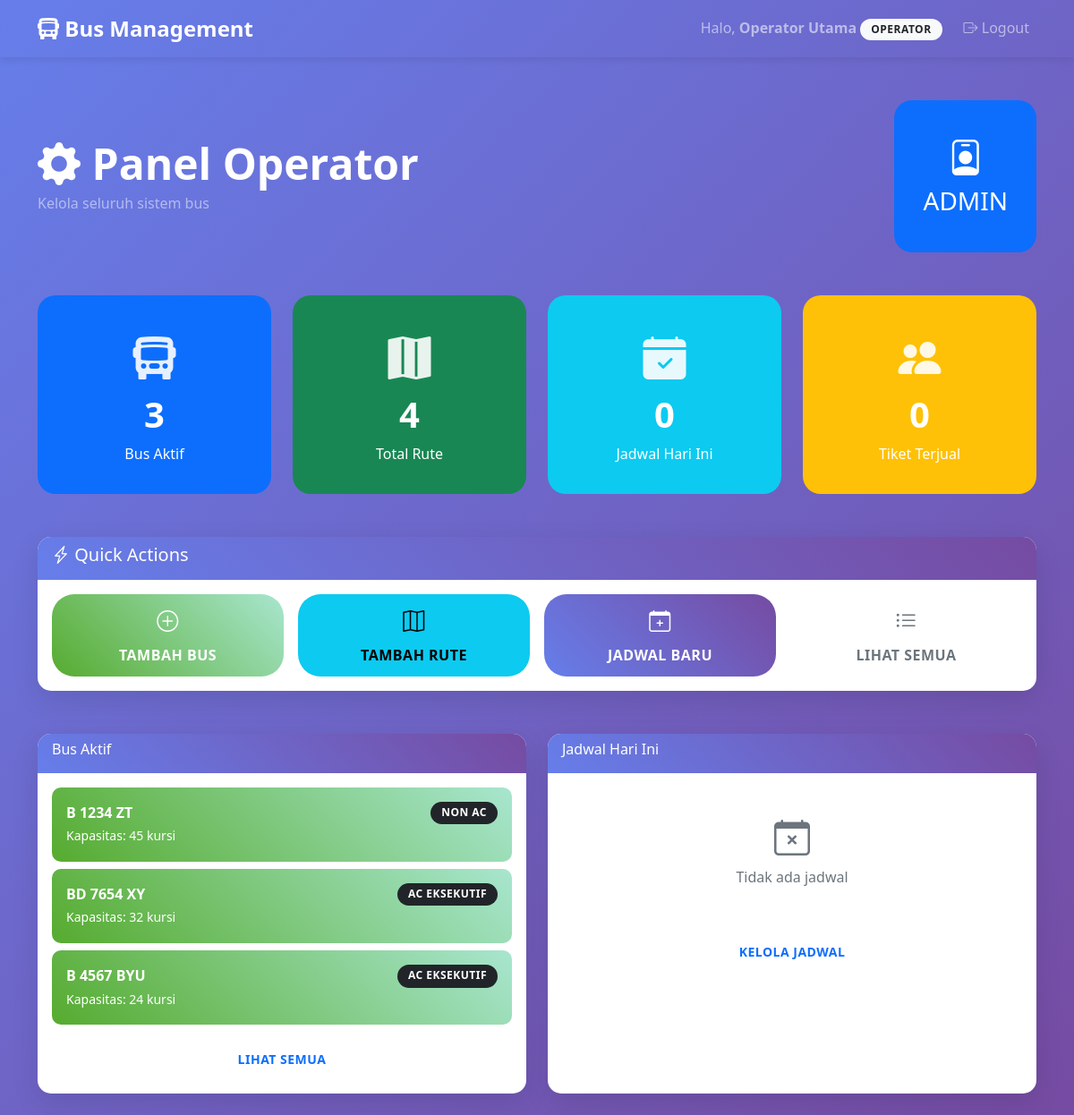
/dashboard.php (signed in), run on the app's committed database.
### tables this page shows
CREATE TABLE `buses` (
  `id` int NOT NULL,
  `nomor_bus` varchar(20) NOT NULL,
  `tipe_bus` varchar(50) DEFAULT NULL,
  `kapasitas` int DEFAULT NULL,
  `status` enum('aktif','maintenance','nonaktif') DEFAULT 'aktif',
  `created_by` int DEFAULT NULL,
  `created_at` timestamp NULL DEFAULT CURRENT_TIMESTAMP
);

### operator/dashboard_operator.php (the view)
<?php require_once(__DIR__ . '/../config.php'); ?>
<div class="row mb-5">
    <div class="col-12">
        <div class="d-flex justify-content-between align-items-center">
            <div>
                <h1 class="display-5 fw-bold text-white mb-1"><i class="bi bi-gear-fill"></i> Panel Operator</h1>
                <p class="text-white-50 mb-0">Kelola seluruh sistem bus</p>
            </div>
            <div class="stats-card bg-primary text-white">
                <i class="bi bi-person-badge fs-1"></i>
                <h3>ADMIN</h3>
            </div>
        </div>
    </div>
</div>
<div class="row g-4 mb-5">
    <div class="col-xl-3 col-md-6">
        <div class="stats-card bg-primary text-white">
            <i class="bi bi-bus-front-fill stats-icon"></i>
            <h3 class="stats-number"><?php
                $stmt = $pdo->query("SELECT COUNT(*) FROM buses WHERE status='aktif'");
                echo $stmt->fetchColumn();
            ?></h3>
            <p class="mb-0">Bus Aktif</p>
        </div>
    </div>
    <div class="col-xl-3 col-md-6">
        <div class="stats-card bg-success text-white">
            <i class="bi bi-map-fill stats-icon"></i>
            <h3 class="stats-number"><?php
                $stmt = $pdo->query("SELECT COUNT(*) FROM routes");
                echo $stmt->fetchColumn();
            ?></h3>
            <p class="mb-0">Total Rute</p>
        </div>
    </div>
    <div class="col-xl-3 col-md-6">
        <div class="stats-card bg-info text-white">
            <i class="bi bi-calendar-check-fill stats-icon"></i>
            <h3 class="stats-number"><?php
                $stmt = $pdo->query("SELECT COUNT(*) FROM schedules WHERE DATE(tanggal)=CURDATE()");
                echo $stmt->fetchColumn();
            ?></h3>
            <p class="mb-0">Jadwal Hari Ini</p>
        </div>
    </div>
    <div class="col-xl-3 col-md-6">
        <div class="stats-card bg-warning text-white">
            <i class="bi bi-people-fill stats-icon"></i>
            <h3 class="stats-number"><?php
                $stmt = $pdo->query("SELECT COUNT(*) FROM tickets WHERE status='dibeli'");
                echo $stmt->fetchColumn();
            ?></h3>
            <p class="mb-0">Tiket Terjual</p>
        </div>
    </div>
</div>
<div class="row mb-5">
    <div class="col-12">
        <div class="card">
            <div class="card-header">
                <h5><i class="bi bi-lightning-charge"></i> Quick Actions</h5>
            </div>
            <div class="card-body">
                <div class="row g-3">
                    <div class="col-md-3 col-sm-6">
                        <a href="operator/bus_add.php" class="btn btn-success w-100 h-100">
                            <i class="bi bi-plus-circle fs-4 d-block mb-2"></i>
                            Tambah Bus
                        </a>
                    </div>
                    <div class="col-md-3 col-sm-6">
                        <a href="operator/route_add.php" class="btn btn-info w-100 h-100">
                            <i class="bi bi-map fs-4 d-block mb-2"></i>
                            Tambah Rute
                        </a>
                    </div>
                    <div class="col-md-3 col-sm-6">
                        <a href="operator/schedule_add.php" class="btn btn-primary w-100 h-100">
                            <i class="bi bi-calendar-plus fs-4 d-block mb-2"></i>
                            Jadwal Baru
                        </a>
                    </div>
                    <div class="col-md-3 col-sm-6">
                        <a href="operator/bus_list.php" class="btn btn-outline-secondary w-100 h-100">
                            <i class="bi bi-list-ul fs-4 d-block mb-2"></i>
                            Lihat Semua
                        </a>
                    </div>
                </div>
            </div>
        </div>
    </div>
</div>
<div class="row">
    <div class="col-md-6 mb-4">
        <div class="card h-100">
            <div class="card-header">
                <h6>Bus Aktif</h6>
            </div>
            <div class="card-body">
                <?php
                $stmt = $pdo->query("SELECT * FROM buses WHERE status='aktif' ORDER BY id DESC LIMIT 5");
                if ($stmt->rowCount() == 0): ?>
                    <div class="text-center text-muted py-4">
                        <i class="bi bi-bus-front fs-1"></i>
                        <p>Tidak ada bus aktif</p>
                    </div>
                <?php else:
                    while ($bus = $stmt->fetch()): ?>
                    <div class="bus-status aktif mb-2">
                        <div class="d-flex justify-content-between">
                            <strong><?php echo $bus['nomor_bus']; ?></strong>
                            <span class="badge bg-dark"><?php echo $bus['tipe_bus']; ?></span>
                        </div>
                        <small>Kapasitas: <?php echo $bus['kapasitas']; ?> kursi</small>
                    </div>
                <?php endwhile; endif; ?>
                <a href="operator/bus_list.php" class="btn btn-sm btn-outline-primary w-100 mt-2">Lihat Semua</a>
            </div>
        </div>
    </div>
    <div class="col-md-6 mb-4">
        <div class="card h-100">
            <div class="card-header">
                <h6>Jadwal Hari Ini</h6>
            </div>
            <div class="card-body">
                <?php
                $stmt = $pdo->query("SELECT s.*, b.nomor_bus, r.nama_rute
                                   FROM schedules s
                                   JOIN buses b ON s.bus_id=b.id
                                   JOIN routes r ON s.route_id=r.id
                                   WHERE DATE(s.tanggal)=CURDATE()
                                   ORDER BY s.jam_berangkat LIMIT 5");
                if ($stmt->rowCount() == 0): ?>
                    <div class="text-center text-muted py-4">
                        <i class="bi bi-calendar-x fs-1"></i>
                        <p>Tidak ada jadwal</p>
                    </div>
                <?php else:
                    while ($schedule = $stmt->fetch()): ?>
                    <div class="d-flex justify-content-between align-items-center p-2 border-bottom">
                        <div>
                            <strong><?php echo $schedule['nomor_bus']; ?></strong><br>
                            <small><?php echo $schedule['nama_rute']; ?></small>
                        </div>
                        <span class="badge bg-<?php
                            echo $schedule['status']=='berjalan' ? 'warning' :
                                 ($schedule['status']=='selesai' ? 'success' : 'secondary');
                        ?>">
                            <?php echo ucfirst($schedule['status']); ?>
                        </span>
                    </div>
                <?php endwhile; endif; ?>
                <a href="operator/schedule_list.php" class="btn btn-sm btn-outline-primary w-100 mt-2">Kelola Jadwal</a>
            </div>
        </div>
    </div>
</div>

### assets/css/style.css (style rules this page uses)
* { margin: 0; padding: 0; box-sizing: border-box; }
body { font-family: 'Segoe UI', Tahoma, Geneva, Verdana, sans-serif; line-height: 1.6; color: #333; background: linear-gradient(135deg, #667eea 0%, #764ba2 100%); min-height: 100vh; }
.card { border: none; border-radius: 15px; box-shadow: 0 10px 30px rgba(0,0,0,0.1); transition: all 0.3s ease; overflow: hidden; }
.card-header { background: linear-gradient(45deg, #667eea, #764ba2); color: white; border: none; font-weight: 600; }
.stats-card { border-radius: 20px; padding: 2rem; text-align: center; transition: all 0.3s ease; }
.stats-icon { font-size: 3rem; margin-bottom: 1rem; opacity: 0.9; }
.stats-number { font-size: 2.5rem; font-weight: 800; margin-bottom: 0.5rem; }
.btn { border-radius: 25px; padding: 0.75rem 2rem; font-weight: 600; border: none; transition: all 0.3s ease; text-transform: uppercase; letter-spacing: 0.5px; }
.btn-primary { background: linear-gradient(45deg, #667eea, #764ba2); }
.btn-success { background: linear-gradient(45deg, #56ab2f, #a8e6cf); }
.badge { padding: 0.5em 1em; border-radius: 20px; font-weight: 600; text-transform: uppercase; font-size: 0.75rem; letter-spacing: 0.5px; }
.bus-status { position: relative; padding: 1rem; border-radius: 15px; margin-bottom: 1rem; }
.bus-status.aktif { background: linear-gradient(45deg, #56ab2f, #a8e6cf); color: white; }
.bus-status { border-radius: 10px; transition: all 0.3s ease; }
.stats-card { border-radius: 20px !important; padding: 2rem !important; cursor: pointer; }

### data on the page
buses: nomor_bus "B 1234 ZT", tipe_bus "NON AC", kapasitas "45"
buses: nomor_bus "BD 7654 XY", tipe_bus "AC EKSEKUTIF", kapasitas "32"
buses: nomor_bus "B 4567 BYU", tipe_bus "AC EKSEKUTIF", kapasitas "24"

### other printed values
$_SESSION['nama'] "Operator Utama"
$role "OPERATOR"
$stmt->fetchColumn() "3"
$stmt->fetchColumn() "4"
$stmt->fetchColumn() "0"
